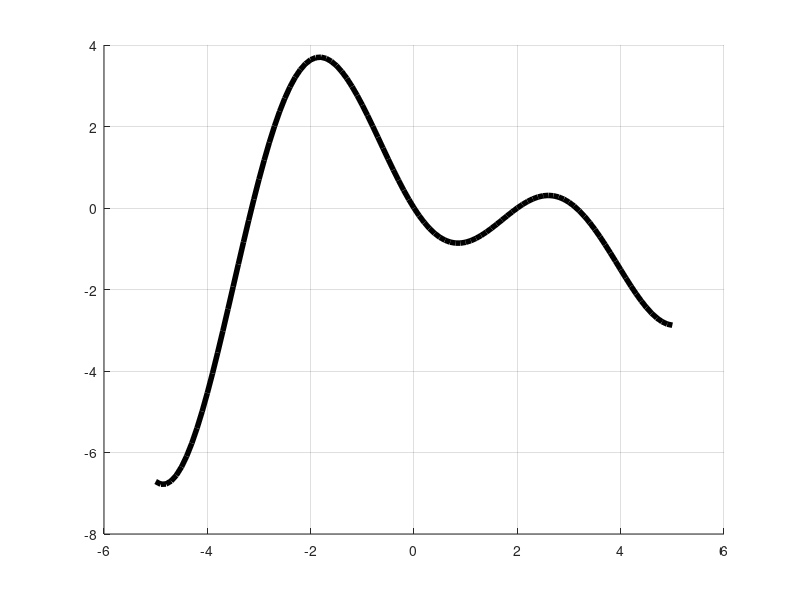

The MATLAB source for this figure: (Note: this script raises an error after producing the figure.)
f=@(x)(x-2).*sin(x);
xx = -5:0.1:5;
xmin = xx(1); xmax = xx(end);
figure; hold on; grid on; 
plot(xx, f(xx), 'k-', 'LineWidth', 4);
zingsnis = 0.1;
x=xmin;
SaknuIntervalas=[];
tol = 1e-9;
while x < xmax
    if (sign(f(x))~=sign(f(x+zingsnis)))
        [a, b]=ScanRecursion(x, x+zingsnis, zingsnis/10, tol, f);
        SaknuIntervalas=[SaknuIntervalas; a b];
    end
    x=x+zingsnis;
end
saknys=(SaknuIntervalas(:,1)+SaknuIntervalas(:,2))/2;
saknys